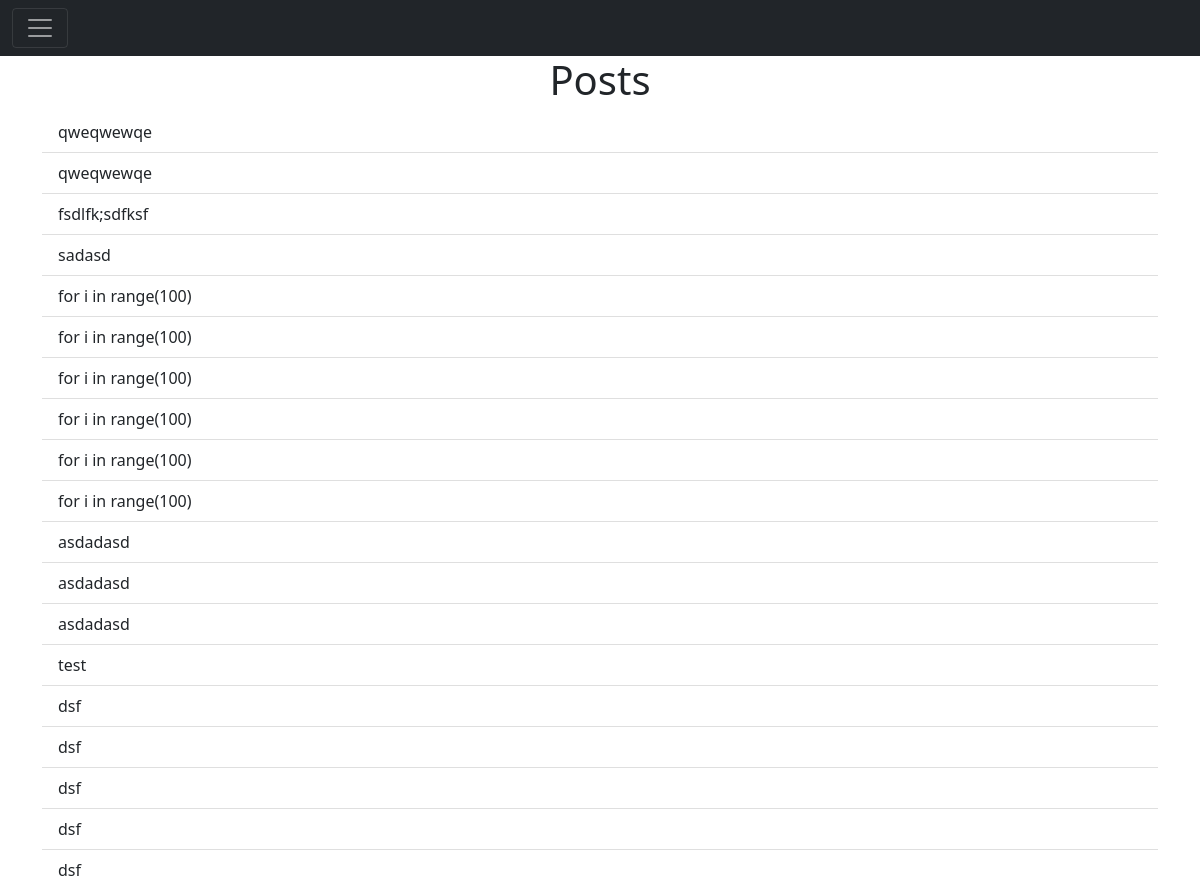
/posts (signed in), run on an earlier commit of the app's database.
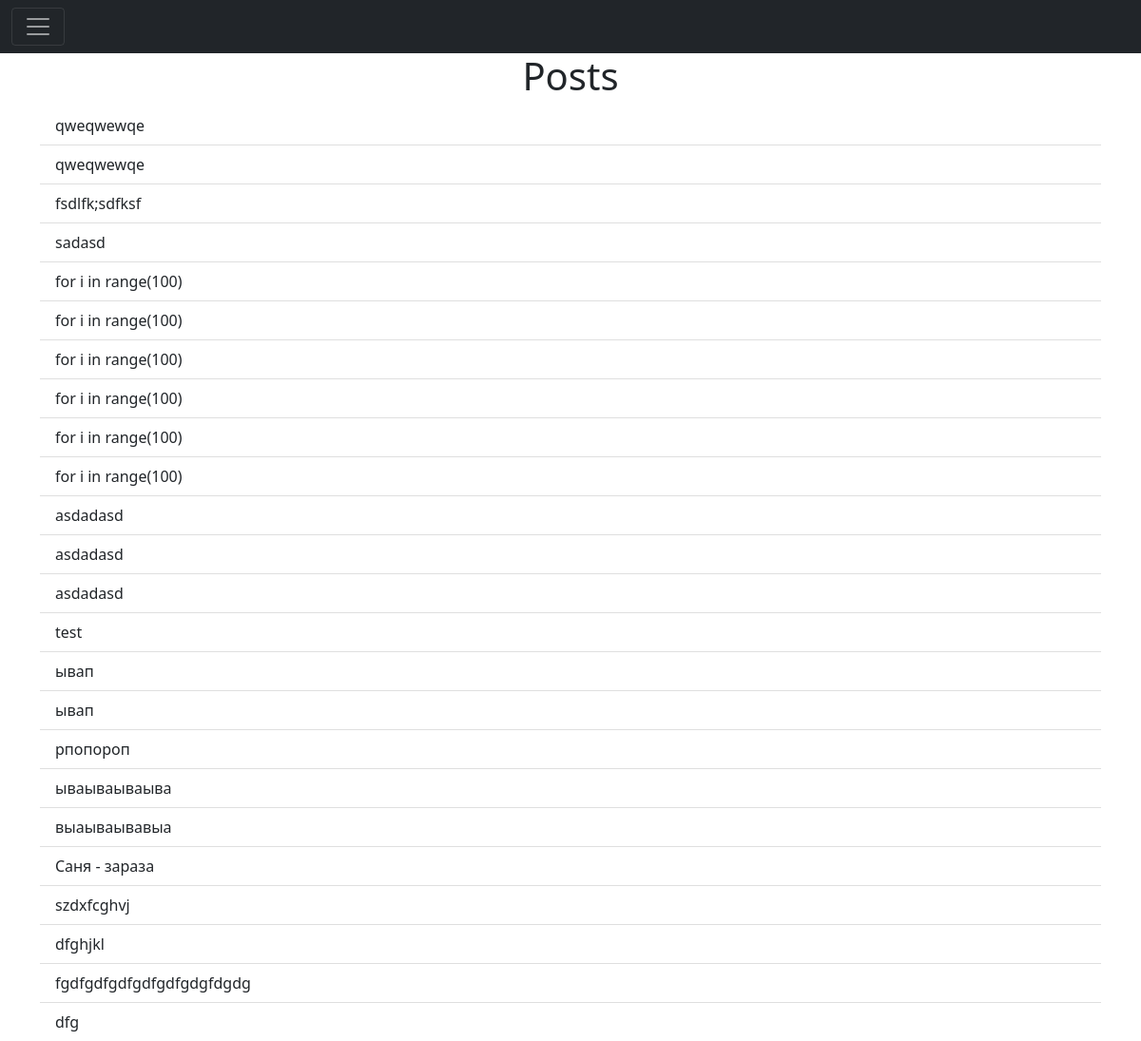
And on a later commit of the database.
### website/models.py (models this page shows)
class Note(db.Model):
    id = db.Column(db.Integer, primary_key=True)
    data = db.Column(db.String(10000))
    date = db.Column(db.DateTime(timezone=True), default=func.now())
    user_id = db.Column(db.Integer, db.ForeignKey("user.id"))

### website/views.py (the view)
@views.route("/posts")
def posts():
    users = User.query.order_by(User.id).all()
    return render_template("posts.html",users=users, user=current_user)

### website/__init__.py (called while the page is built)
def create_app():
    app = Flask(__name__)
    app.config['SECRET_KEY'] = 'TheLoneKobra'
    app.config["SQLALCHEMY_DATABASE_URI"]= f'sqlite:///{DB_NAME}'
    db.init_app(app)
    from .views import views
    from .auth import auth
    app.register_blueprint(views, url_prefix='/')
    app.register_blueprint(auth, url_prefix='/')
    from .models import User, Note
    create_database(app)
    login_manager = LoginManager()
    login_manager.init_app(app)
    login_manager.login_view = 'auth.login'
    @login_manager.user_loader
    def load_user(id):
        return User.query.get(int(id))
    return app

### website/templates/posts.html (shortened to what this page needs)
{% extends "base.html" %}
{% block content %}
<h1 align="center"> Posts </h1>
<ul class="list-group list-group-flush" id="usernotesall">
{%for user in users%}
{%for note in user.notes%}
<li class="list-group-item">
   {{ note.data }}
</li>
{%endfor%}
{%endfor%}
</ul>
{%endblock%}

### website/templates/base.html (shortened to what this page needs)
<!DOCTYPE html>
<html>
  <head>
    <link href="https://cdn.jsdelivr.net/npm/bootstrap@5.1.3/dist/css/bootstrap.min.css"
     rel="stylesheet"
     />
    <link
      rel="stylesheet"
      href="https://stackpath.bootstrapcdn.com/font-awesome/4.7.0/css/font-awesome.min.css"
    />
  </head>
  <body>
    <nav class="navbar navbar-dark bg-dark">
      <div class="container-fluid">
        <button class="navbar-toggler" type="button" data-bs-toggle="collapse" data-bs-target="#navbarTest" aria-controls="navbarToggleExternalContent" aria-expanded="false" aria-label="Toggle navigation">
          <span class="navbar-toggler-icon"></span>
        </button>
      </div>
    </nav>
    <div class = "container">
      {% block content %}
      {% endblock %}
  </body>
</html>

What changed in the data, as far as the page shows it:
removed Note: data "dsf", shown under User (number 2 of 3 on the later page)
removed Note: data "dsf", shown under User (number 2 of 3 on the later page)
removed Note: data "dsf", shown under User (number 2 of 3 on the later page)
removed Note: data "dsf", shown under User (number 2 of 3 on the later page)
removed Note: data "dsf", shown under User (number 2 of 3 on the later page)
added Note: data "ывап", shown under User (number 2 of 3 on the later page)
added Note: data "ывап", shown under User (number 2 of 3 on the later page)
added Note: data "рпопороп", shown under User (number 2 of 3 on the later page)
added Note: data "ываываываыва", shown under User (number 2 of 3 on the later page)
added Note: data "выаываывавыа", shown under User (number 2 of 3 on the later page)
added Note: data "Саня - зараза", shown under User (number 2 of 3 on the later page)
added Note: data "szdxfcghvj"
added Note: data "dfghjkl"
added Note: data "fgdfgdfgdfgdfgdfgdgfdgdg"
added Note: data "dfg"
